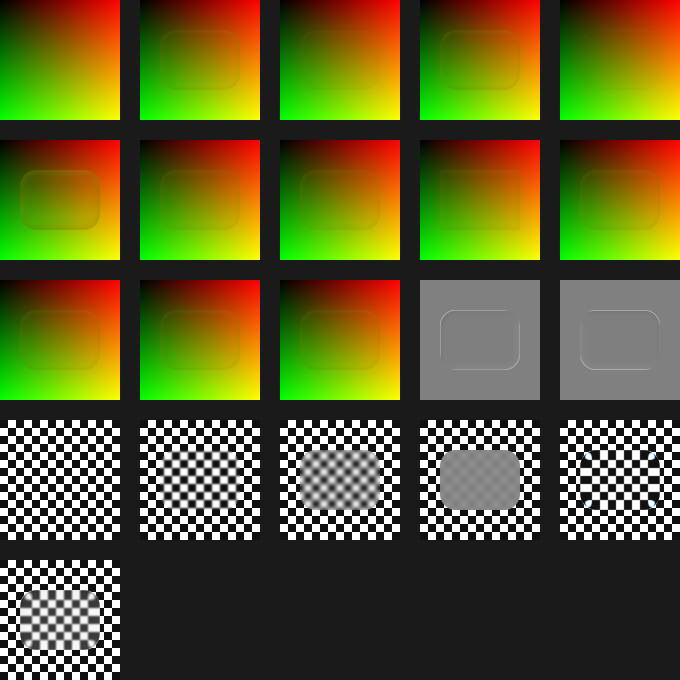
#> input picture research/calib/figma-board-checker.png, 1360 x 1360 px (shown at 1/2 size)
$ python cmp.py figma-board-checker.png figma-board-uv.png
#> lines starting #> are read from the running program, lines starting #| are printed output that depends on the picture; long printed decimals are rounded
import sys, numpy as np
from PIL import Image
sys.path.insert(0, sys.path[0])
from model import displacement
fig = np.asarray(Image.open(sys.argv[1]).convert('RGB')).astype(float)
web = np.asarray(Image.open(sys.argv[2]).convert('RGB')).astype(float)[:240, :240]
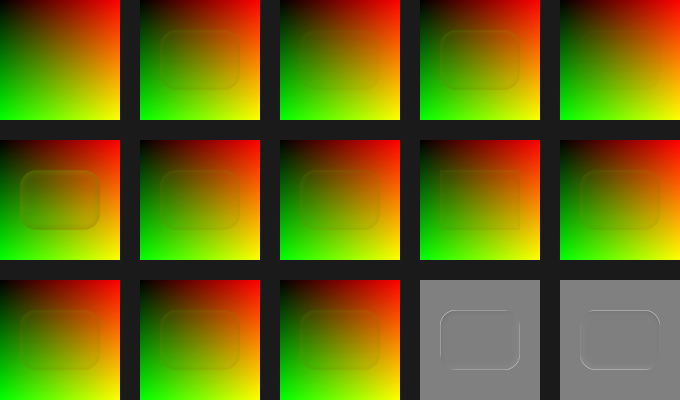
#> input picture research/calib/figma-board-uv.png, 1360 x 800 px (shown at 1/2 size)
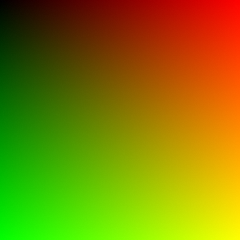
#> web: shape (240, 240, 3) float64; mean R, G, B 127.9, 127.8, 1
fbg = fig[0:240, 0:240]
fcell = fig[0:240, 280:520]
#| web backdrop R row: [  0  32  64  96 128 162 192 224]  figma: [  0  32  64  96 128 162 192 224]
xs = np.arange(240) + .5
def field(cell, bg):
    Rx = bg[..., 0].mean(0); Gy = bg[..., 1].mean(1)
#> after `Rx = bg[..., 0].mean(0)`: Rx = 240 values from 1.05 to 254.2
#> after `Gy = bg[..., 1].mean(1)`: Gy = 240 values from 1.09 to 254.3
    c = cell[60:180, 40:200]
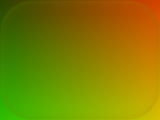
#> c: shape (120, 160, 3) float64; mean R, G, B 127.3, 127.3, 1
    gy, gx = np.mgrid[0:120, 0:160] + .5
    return np.interp(c[..., 0], Rx, xs) - (gx + 40), np.interp(c[..., 1], Gy, xs) - (gy + 60)
print('web backdrop R row:', web[5, ::30, 0].astype(int), ' figma:', fbg[5, ::30, 0].astype(int))
wbg = web.copy()
fx, fy = field(fcell, fbg)
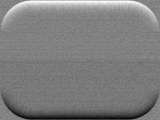
#> fy: shape (120, 160) float64; min -16.19, max 15.46, mean -0.525; drawn with min black and max white
wx, wy = field(web, fbg)
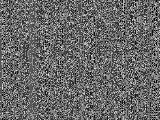
#> wx: shape (120, 160) float64; min -1.38, max 1.95, mean -0.0101; drawn with min black and max white
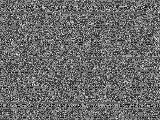
#> wy: shape (120, 160) float64; min -1.37, max 1.89, mean -0.00421; drawn with min black and max white
print('row 60 figma:', np.round(fx[60, :20], 1))
#| row 60 figma: [ 8.2 16.  13.1 10.   9.   7.1  5.2  4.2  3.2  2.2  1.2  2.   1.   0.
#|  -0.1  0.8 -0.2 -0.  -0.3 -0.5]
print('row 60 web  :', np.round(wx[60, :20], 1))
#| row 60 web  : [-0.3 -0.2  0.7 -0.3  0.6 -0.4  1.3 -0.9  0.2  0.1 -0.1 -1.1  0.1  0.
#|  -0.1 -1.1 -0.2  0.7 -0.3  0.5]
print('col 80 figma:', np.round(fy[:16, 80], 1))
#| col 80 figma: [ 8.2 15.5 12.6 10.8  8.9  6.8  4.7  3.7  2.7  1.7  1.8  1.9  0.9  0.8
#|  -0.2 -0.4]
print('col 80 web  :', np.round(wy[:16, 80], 1))
#| col 80 web  : [-0.4 -0.6  0.4  0.3 -0.7  0.2 -0.1  0.1 -0.9  0.1 -0.9 -0.3 -0.2 -0.1
#|  -0.2 -0.4]
e = np.hypot(fx - wx, fy - wy)
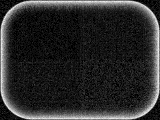
#> e: shape (120, 160) float64; min 0, max 17.73, mean 3.05; drawn with min black and max white
print(f'field diff mean {e.mean():.2f}px p95 {np.percentile(e,95):.2f}px')
#| field diff mean 3.05px p95 12.20px
print('rgb diff mean', np.abs(fcell - web).mean())
#| rgb diff mean 0.8888
